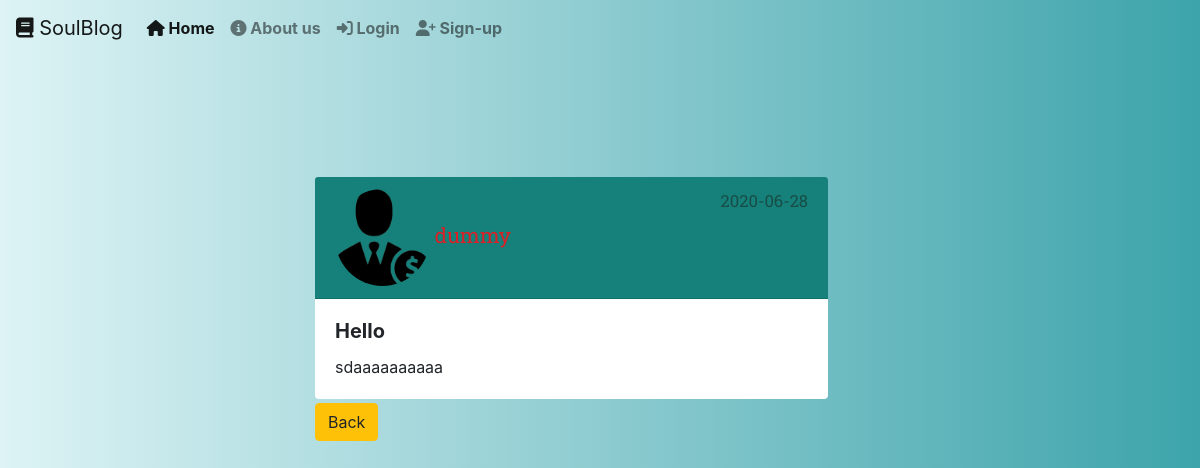
/post/5, run on an earlier commit of the app's database.
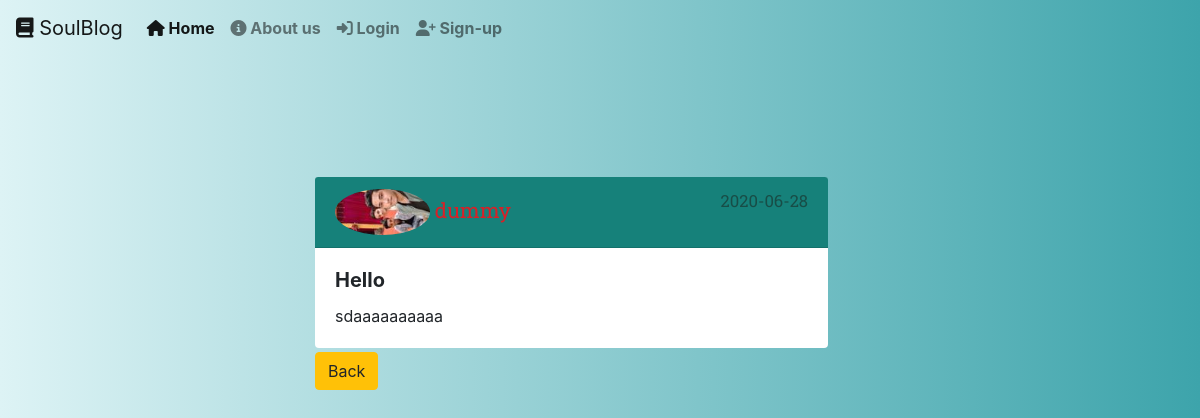
And on a later commit of the database.
### Flask_Projects/models.py (models this page shows, shortened)
class User(db.Model,UserMixin):
    id=db.Column(db.Integer,primary_key=True)
    username=db.Column(db.String(30),unique=True,nullable=False)
    email=db.Column(db.String(130),unique=True,nullable=False)
    password=db.Column(db.String(30),unique=True,nullable=False)
    img_file=db.Column(db.String(30),nullable=False,default='def.png')
    posts=db.relationship('Post',backref='author',lazy=True)

### Flask_Projects/posts/routes.py (the view)
@posts.route("/post/<int:post_id>")
def post(post_id):
    post=Post.query.get_or_404(post_id) #return not found
    return render_template('post.html',title=post.title,post=post)

### Flask_Projects/templates/post.html (shortened to what this page needs)
{% extends "base.html" %}
{% block content %}
<div class="container-fluid post-cont-css">
  <div class="card">
        <div class="card-header">
          <img class="article-img"  src="{{ url_for('static', filename='profilepic/' + post.author.img_file) }}">
          <a class="mr-2" id="name-link" href="{{ url_for('users.userposts', username=post.author.username) }}">{{ post.author.username }}</a>
          <small class="text-muted"><span id="time-css">{{ post.date_post.strftime('%Y-%m-%d') }}</span></small>
        </div>
        <div class="card-body">
          <h5 class="card-title"><b>{{post.title}}</b></h5>
          <p class="card-text" >{{post.content}}</p>
        </div>
      </div>
      <a class="btn btn-warning btn-md mt-1 mb-1" href="{{ url_for('main.homepage') }}">Back</a>
      <div>
        <br>
      </div>
  </div>
{% endblock content %}

What changed in the data, as far as the page shows it:
changed User: img_file: a different picture
